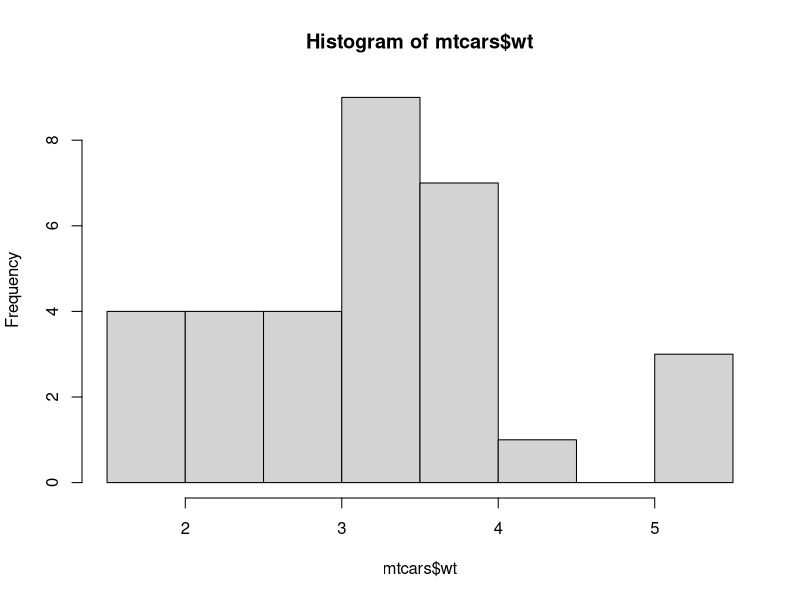
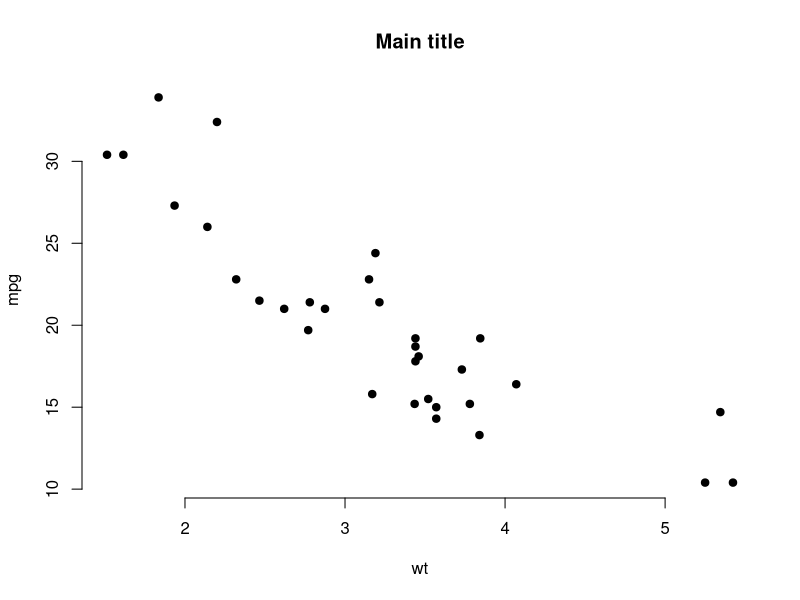
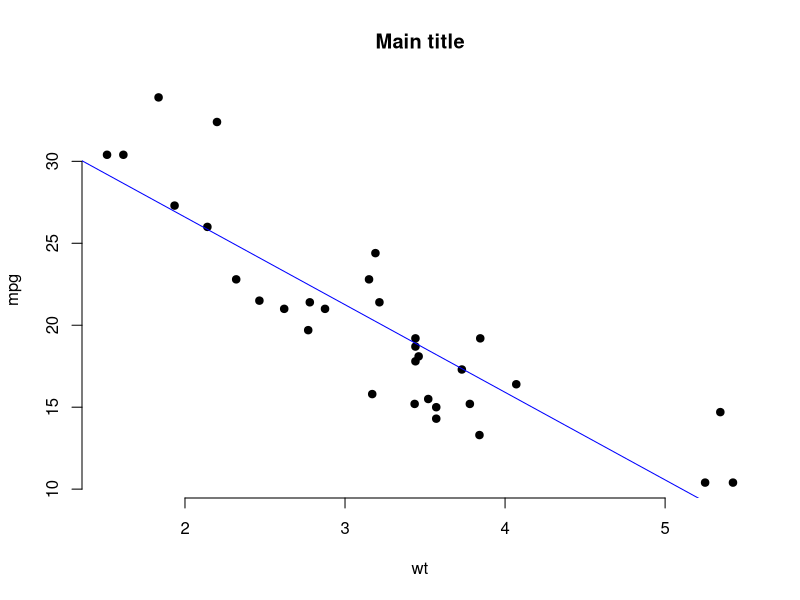

R code for these plots, in order:
install.packages("dplyr","corrplot","ggplot2")

library (dplyr)
library (ggplot2)

######################################################################

# Activity questions 

# Q1 - Filter
# Filter cars where the horsepower is greater than 150
# and the weight is greater than 3.2
filter(mtcars, hp > 150 & wt>3.2)

# Q2 - Arrange
# Arrange the dataset in order of mpg and wt
arrange(mtcars, mpg, wt)

#####################
# Analyse

# Q3 - What is the mean car weight (wt)?
mean(mtcars$wt)

# Q4 - What is the median car weight? - how does this relate to the mean?
median(mtcars$wt)

# Q5 - What is the standard deviation of the car weight?
sd(mtcars$wt)

# Q6 - Set up a table of the car weights
# What does the table tell us?
mtcarswt = table(mtcars$wt)
mtcarswt
# Car weights are unique in all but two cases

# Q7 - Using the correlation matrix in the script - which 2 variables have 
# the strongest positive correlations with wt (roughly >0.7 and <1)?

# disp and cyl .. the more cylinders the car has, the greater the weight

####################
# Visualise

# Q8 -Set up a basic histogram of the car weights (wt)
hist(mtcars$wt)

# Q9 - We know that there is a strong relationship between mpg and wt.
# Does this also apply to mp and gross horsepower (hp)
# Set up a regression plot to check (roughly) on whether the two are strongly related

x <- mtcars$wt
y <- mtcars$mpg
# Plot with main and axis titles
# Change point shape (pch = 19) and remove frame.
plot(x, y, main = "Main title",
     xlab = "wt", ylab = "mpg",
     pch = 19, frame = FALSE)
# Add regression line
plot(x, y, main = "Main title",
     xlab = "wt", ylab = "mpg",
     pch = 19, frame = FALSE)
abline(lm(y ~ x, data = mtcars), col = "blue")
